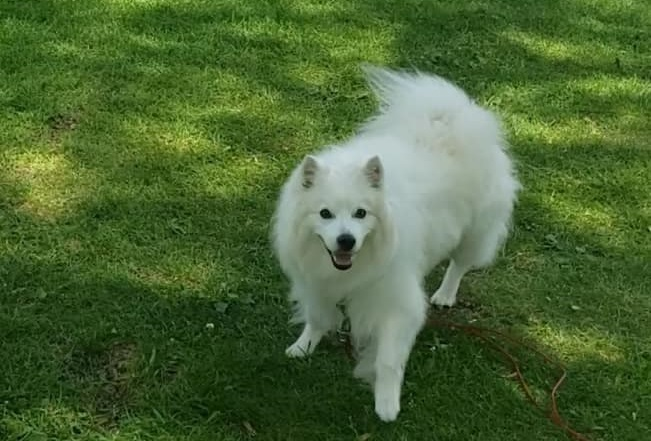
#> input picture saphira.jpg, 651 x 441 px
$ python Lab2.py
#> lines starting #> are read from the running program, lines starting #| are printed output that depends on the picture; after the words box and inside, x2 and y2 are one past the last pixel; in counts of white or black regions, pixels touching at a corner belong together
import numpy as np
import cv2 as cv
import matplotlib.pyplot as plt
from mpl_toolkits.mplot3d import axes3d, Axes3D
import random


#Import the image and display in a window
img = cv.imread('saphira.jpg')
#> img is the input picture: shape (441, 651, 3); mean B, G, R 52.7, 101.3, 74.9


#Create a kernle with a square matrix of 31x31
#divide the matrix by (31^2) = 961 to average it
kernelmean = np.ones((31,31),np.float32)/ 961

#Apply averaging kernel into image to filter
avgfilter = cv.filter2D(img,-1,kernelmean)


#Get Gaussian filter
gauss = cv.getGaussianKernel(31, 5)
gaus = np.outer(gauss,gauss)

#Surface plot of Gaussian Filter
n = 31
fig = plt.figure()
ax = fig.add_subplot(1,2,1, projection='3d')
x = np.arange(0, n, 1)
y = np.arange(0, n, 1)
X, Y = np.meshgrid(x, y)
Z = gaus.flatten()
ax.plot_surface(X, Y, gaus, cmap='viridis')
plt.show()
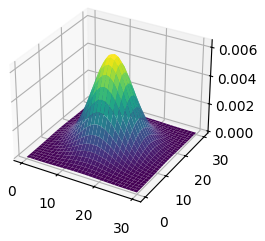
#> figure drawn by matplotlib, 1 panel

#Apply the Gaussian blur on the image
blur = cv.GaussianBlur(img,(31,31),5)
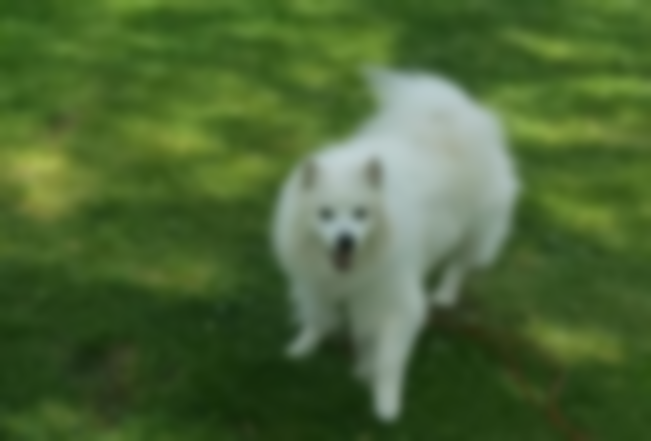
#> blur: shape (441, 651, 3); mean B, G, R 52.7, 101.3, 74.9

#Concatenate the images in the same window
window2 = cv.hconcat([img,avgfilter, blur])
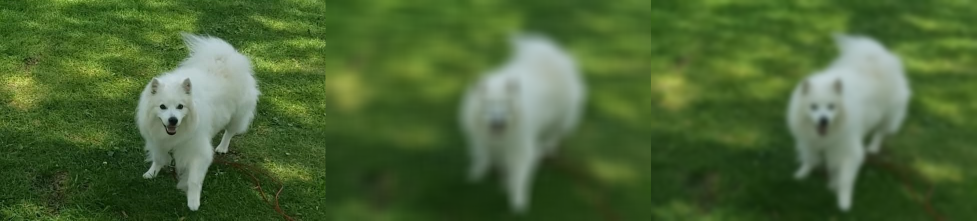
#> window2: shape (441, 1953, 3) (shown at 1/2 size); mean B, G, R 52.7, 101.3, 74.9
cv.imshow('Original + Average Filter + Gaussian Blur Filter', window2)


def add_noise(img):

    # Getting the dimensions of the image
    row , col, c = img.shape
#> row = 441; col = 651; c = 3

    # Randomly pick some pixels in the
    # image for coloring them white
    # Pick a random number between 300 and 10000
    number_of_pixels = random.randint(300, 10000)
    for i in range(number_of_pixels):

        # Pick a random y coordinate
        y_coord=random.randint(0, row - 1)

        # Pick a random x coordinate
        x_coord=random.randint(0, col - 1)

        # Color that pixel to white
        img[y_coord][x_coord] = 255
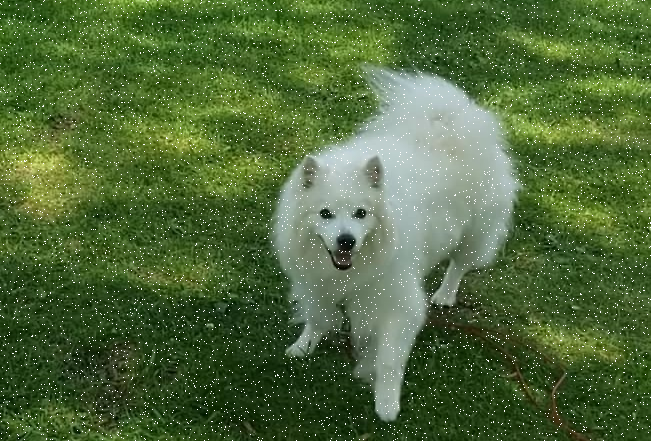
#> img: shape (441, 651, 3); 2.28% of pixels changed, all inside (x1, y1, x2, y2) = (0, 0, 651, 441)

        # Randomly pick some pixels in
        # the image for coloring them black
        # Pick a random number between 300 and 10000
    number_of_pixels = random.randint(300 , 10000)
    for i in range(number_of_pixels):

        # Pick a random y coordinate
        y_coord=random.randint(0, row - 1)

        # Pick a random x coordinate
        x_coord=random.randint(0, col - 1)

        # Color that pixel to black
        img[y_coord][x_coord] = 0
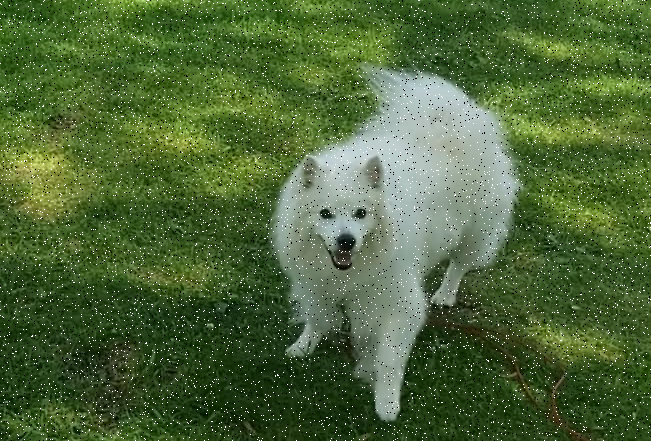
#> img: shape (441, 651, 3); 1.57% of pixels changed, all inside (x1, y1, x2, y2) = (0, 0, 651, 441)


    return img


#Convert the image to Grayscale to be used to add noise
#Save the image to the directory
#gray = cv.imread('saphira.jpg',cv.IMREAD_GRAYSCALE)
cv.imwrite('salt-n-pepper.jpg',add_noise(img))
salt_n_peppa = cv.imread('salt-n-pepper.jpg')


#Create a kernle with a square matrix of 3x3
#divide the matrix by 3^2 = 9 to average
kernelmean2 = np.ones((3,3),np.float32)/ 9

#Apply averaging kernel into image to filter
avgfilter2 = cv.filter2D(salt_n_peppa,-1,kernelmean2)
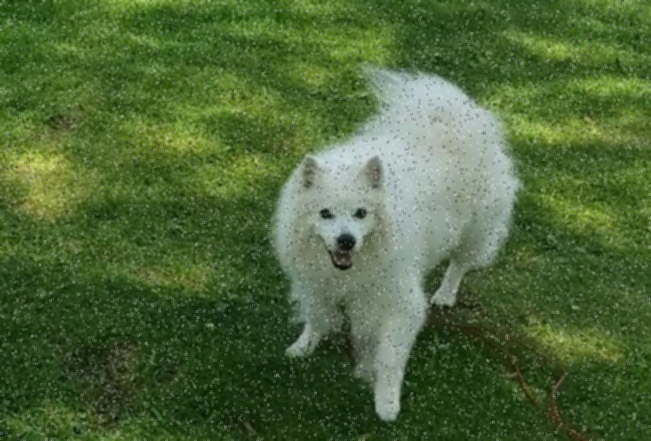
#> avgfilter2: shape (441, 651, 3); mean B, G, R 56.9, 102.9, 77.8


#Apply the Gaussian blur on the image
blur2 = cv.GaussianBlur(salt_n_peppa,(3,3),0.5)


#Add Median Blur
med = cv.medianBlur(salt_n_peppa,3)

#Concatenate the images in the same window
window3 = cv.hconcat([salt_n_peppa,avgfilter2, blur2, med])
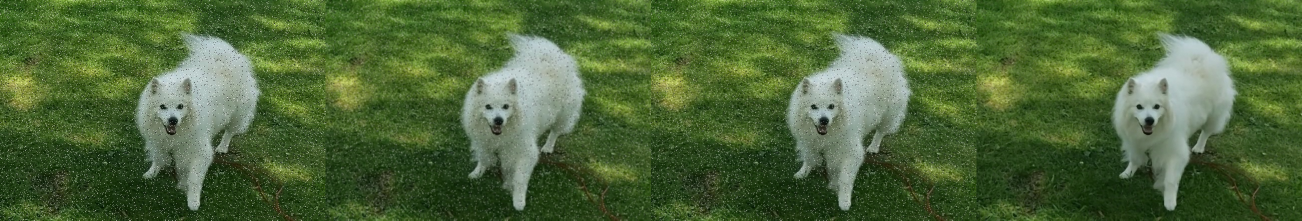
#> window3: shape (441, 2604, 3) (shown at 1/2 size); mean B, G, R 56.2, 102.4, 77.2
cv.imshow('Salt N Pepper Picture + Averaging Filter + Gausiann Filter + Median Blur', window3)


cv.waitKey(0)
cv.destroyAllWindows()
